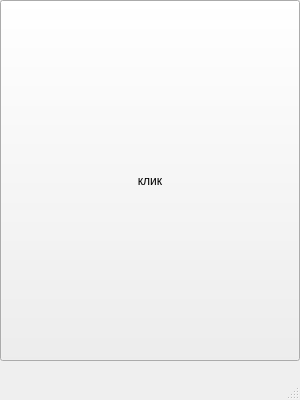
<?xml version="1.0" encoding="UTF-8"?>
<ui version="4.0">
 <class>MainWindow</class>
 <widget class="QMainWindow" name="MainWindow">
  <property name="geometry">
   <rect>
    <x>0</x>
    <y>0</y>
    <width>300</width>
    <height>400</height>
   </rect>
  </property>
  <property name="minimumSize">
   <size>
    <width>300</width>
    <height>400</height>
   </size>
  </property>
  <property name="maximumSize">
   <size>
    <width>300</width>
    <height>400</height>
   </size>
  </property>
  <property name="windowTitle">
   <string>MainWindow</string>
  </property>
  <widget class="QWidget" name="centralwidget">
   <widget class="QPushButton" name="pushButton">
    <property name="geometry">
     <rect>
      <x>0</x>
      <y>0</y>
      <width>300</width>
      <height>361</height>
     </rect>
    </property>
    <property name="minimumSize">
     <size>
      <width>300</width>
      <height>100</height>
     </size>
    </property>
    <property name="maximumSize">
     <size>
      <width>300</width>
      <height>400</height>
     </size>
    </property>
    <property name="text">
     <string>клик</string>
    </property>
   </widget>
  </widget>
  <widget class="QMenuBar" name="menubar">
   <property name="geometry">
    <rect>
     <x>0</x>
     <y>0</y>
     <width>300</width>
     <height>21</height>
    </rect>
   </property>
  </widget>
  <widget class="QStatusBar" name="statusbar"/>
 </widget>
 <resources/>
 <connections/>
</ui>
